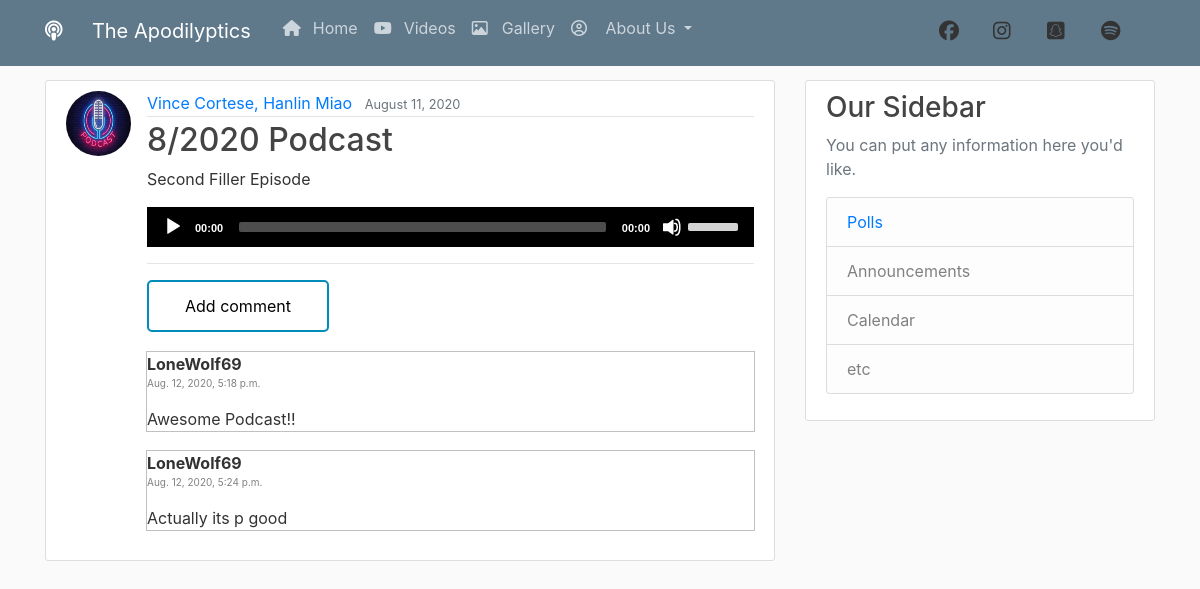
The page /podcast/9/ on the database as committed earlier.
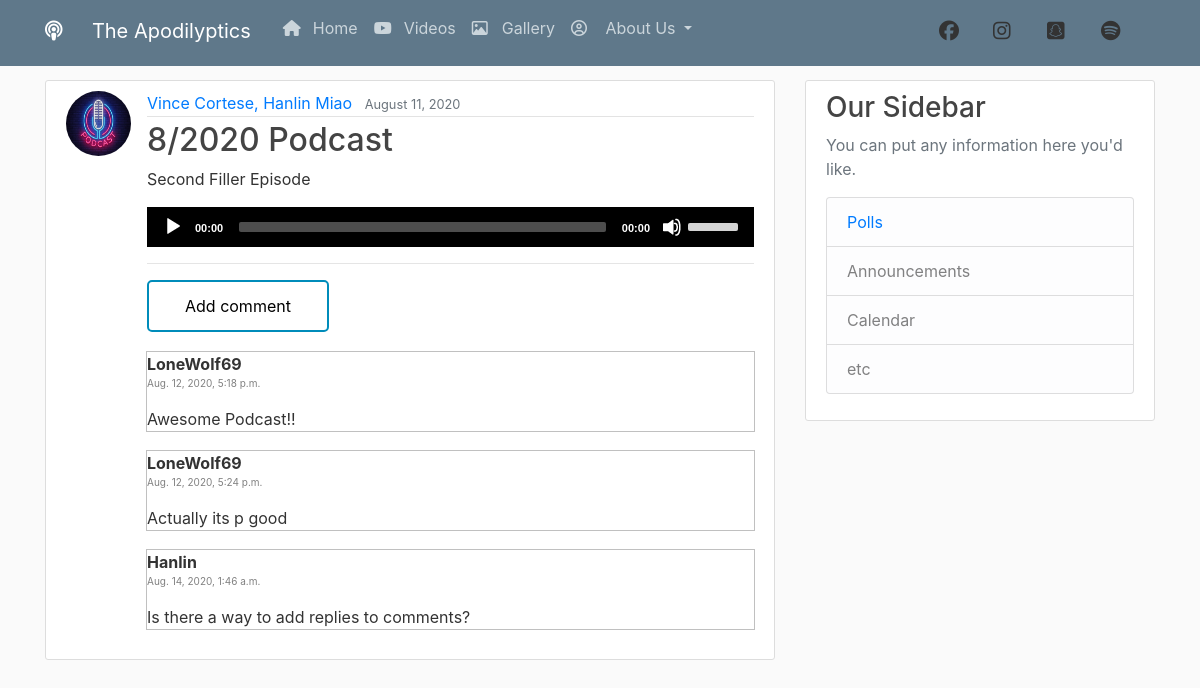
The same page on the database as committed later.
### podcast/models.py (models this page shows, shortened)
class podcast(models.Model):
	logo = models.ImageField(default = "default.jpg", upload_to ="Pod_Logo")
	title = models.CharField(max_length = 100)
	hosts =  models.CharField(max_length = 100)
	description = models.TextField()
	date_posted = models.DateTimeField(default = timezone.now)
	file = models.FileField(upload_to = 'audio_file')

class Comment(models.Model):
	podcast = models.ForeignKey('podcast', on_delete = models.CASCADE, related_name = 'comments')
	author = models.CharField(max_length =200)
	comment = models.TextField(max_length = 200)
	created_date = models.DateTimeField(default = timezone.now)
	approved_comment = models.BooleanField(default = False)

### podcast/views.py (the view)
# urls.py: path('podcast/<int:pk>/', PodDetailView.as_view(), name ='podcast-detail'),
class PodDetailView(DetailView):
	model = podcast

### podcast/templates/podcast/podcast_detail.html (shortened to what this page needs)
{% extends "podcast/base.html" %}
{% block content %}
		<article class="media content-section">
			<img class= "rounded-circle article-img" src = "{{ podcast.logo.url }}">
		  <div class="media-body">
		    <div class="article-metadata">
		      <a class="mr-2" href="#">{{ object.hosts }}</a>
		      <small class="text-muted">{{ object.date_posted|date:"F d, Y"}}</small>
		    </div>
		    <h2 class="article-title">{{ object.title }}</h2>
		    <p class="article-content">{{ object.description }}</p>
		    <div class="media-wrapper">
            </div>
            <hr>
            <a href= "{% url 'add_comment_to_podcast' pk=podcast.pk %}"><button class = "button button2">Add comment</button></a>
				{% for comment in podcast.comments.all %}
				    <div class="comment">
				    	<strong>{{ comment.author }}</strong>
				        <div class="date" style = "color:gray;font-size:10px;">{{ comment.created_date }}</div>
				        <p>{{ comment.comment|linebreaks }}</p>
				    </div>
				{% empty %}
				    <p>No comments here yet :( Be the first to react to the podcast!</p>
				{% endfor %}
		 </div>
		</article>
{% endblock content %}

### podcast/templates/podcast/base.html (shortened to what this page needs)
{% load static %}
<!DOCTYPE html>
<html>
<head>
    {% block css %}
    <link rel="stylesheet" href="https://stackpath.bootstrapcdn.com/bootstrap/4.3.1/css/bootstrap.min.css">
    <link rel="stylesheet" type = "text/css" href = "{% static 'podcast/main.css' %}">
    <link rel="stylesheet" type = "text/css" href = "{% static 'podcast/mediaelementplayer.css' %}">
    {% endblock %}
</head>
<body>
    <header class="site-header">
      <nav class="navbar navbar-expand-md navbar-dark bg-steel fixed-top">
        <div class="container">
          <a class="navbar-brand mr-4" href="{% url 'podcast-home' %}"><i class="fa fa-podcast" aria-hidden="true"></i> &nbsp; The Apodilyptics</a>
          <div class="collapse navbar-collapse" id="navbarToggle">
            <div class="navbar-nav mr-auto">
              <a class="nav-item nav-link" href="{% url 'homepage' %}"><i class="fa fa-home" aria-hidden="true"></i>Home</a>
              <a class="nav-item nav-link" href="{% url 'podcast-home' %}"><i class="fa fa-youtube" aria-hidden="true"></i>Videos</a>
              <a class="nav-item nav-link" href="{% url 'podcast-gallery' %}"><i class="fa fa-picture-o" aria-hidden="true"></i>Gallery</a>
             <div class="dropdown">
                <a class=" nav-item nav-link dropdown-toggle" type="button" id="dropdownMenuButton" data-toggle="dropdown" aria-haspopup="true" aria-expanded="false"><i class="fa fa-user-circle-o" aria-hidden="true"></i>
                  About Us
                </a>
              </div>
            </div>
            <div class="navbar-nav">
              <a class="navbar-brand mr-4"><i class="fa fa-facebook-official" aria-hidden="true"></i></a>
               <a class="navbar-brand mr-4"><i class="fa fa-instagram" aria-hidden="true"></i></a>
               <a class="navbar-brand mr-4"><i class="fa fa-snapchat-square" aria-hidden="true"></i></a>
               <a class="navbar-brand mr-4"><i class="fa fa-spotify" aria-hidden="true"></i></a>
            </div>
          </div>
        </div>
      </nav>
    </header>
    <main role="main" class="container">
      <div class="row">
        <div class="col-md-8">
          {% block content %}{% endblock %}
        </div>
        <div class="col-md-4">
          <div class="content-section">
            <h3>Our Sidebar</h3>
            <p class='text-muted'>You can put any information here you'd like.
              <ul class="list-group">
                <li class="list-group-item list-group-item-light"><a href = "{% url 'polls-home'%}">Polls</a></li>
                <li class="list-group-item list-group-item-light">Announcements</li>
                <li class="list-group-item list-group-item-light">Calendar</li>
                <li class="list-group-item list-group-item-light">etc</li>
              </ul>
            </p>
          </div>
        </div>
      </div>
    </main>
</body>
</html>

### podcast/static/podcast/main.css (style rules this page uses)
body { background: #fafafa; color: #333333; margin-top: 5rem; }
h1, h2, h3, h4, h5, h6 { color: #444444; }
ul { margin: 0; }
.bg-steel { background-color: #5f788a; }
.site-header .navbar-nav .nav-link { color: #cbd5db; }
.content-section { background: #ffffff; padding: 10px 20px; border: 1px solid #dddddd; border-radius: 3px; margin-bottom: 20px; }
.article-title { color: #444444; }
.article-content { white-space: pre-line; }
.article-img { height: 65px; width: 65px; margin-right: 16px; }
.article-metadata { padding-bottom: 1px; margin-bottom: 4px; border-bottom: 1px solid #e3e3e3 }
.comment { margin: 20px 0px 20px 0px; outline-color: #C0C0C0; outline-style: solid; outline-width: 0.5px; }
.button { position:relative; background-color: #4CAF50; border-radius: 5px; color: white; padding: 12px 36px; text-align: center; text-decoration: none; display: inline-block; font-size: 16px; transition-duration: 0.4s; cursor: pointer; }
.button2 { background-color: white; color: black; border: 2px solid #008CBA; }
.fa { height: 30px; width: 30px; }

Rows that differ between the two databases and show on the page:
added Comment: author "Hanlin", created_date "Aug. 14, 2020, 1:46 a.m.", comment "Is there a way to add replies to comments?"
